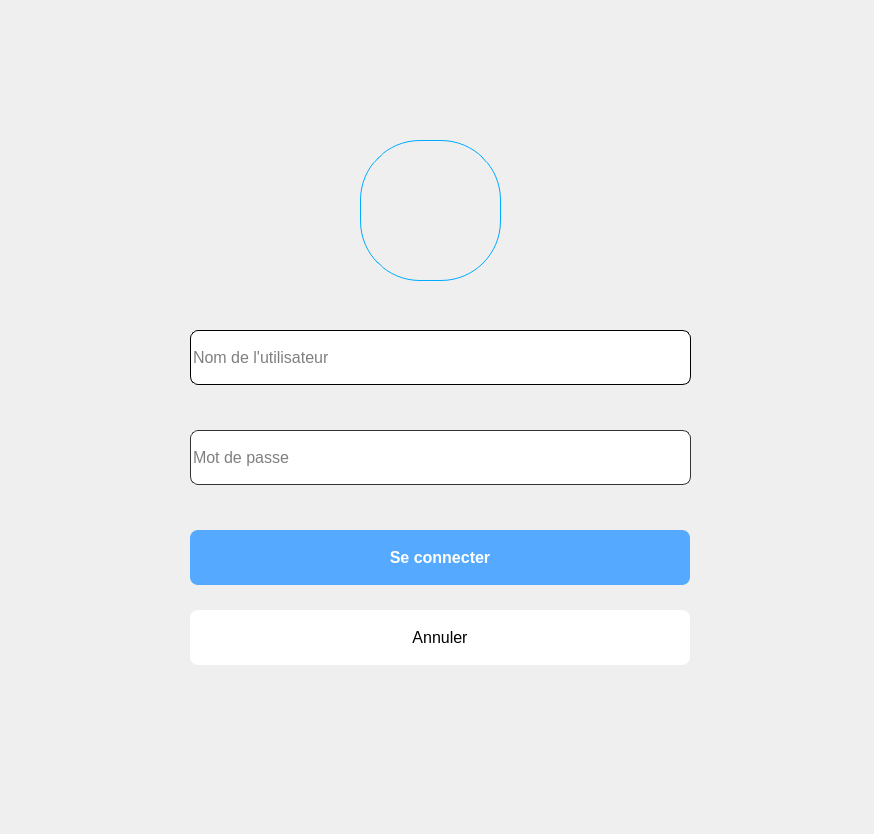
<?xml version="1.0" encoding="UTF-8"?>
<ui version="4.0">
 <class>Dialog</class>
 <widget class="QDialog" name="Dialog">
  <property name="geometry">
   <rect>
    <x>0</x>
    <y>0</y>
    <width>874</width>
    <height>834</height>
   </rect>
  </property>
  <property name="windowTitle">
   <string>Dialog</string>
  </property>
  <widget class="QGroupBox" name="groupBox">
   <property name="geometry">
    <rect>
     <x>110</x>
     <y>100</y>
     <width>671</width>
     <height>591</height>
    </rect>
   </property>
   <property name="styleSheet">
    <string notr="true">border-radius:8px;</string>
   </property>
   <property name="title">
    <string/>
   </property>
   <widget class="QPushButton" name="loginBtn">
    <property name="geometry">
     <rect>
      <x>80</x>
      <y>430</y>
      <width>500</width>
      <height>55</height>
     </rect>
    </property>
    <property name="font">
     <font>
      <pointsize>12</pointsize>
      <weight>75</weight>
      <bold>true</bold>
     </font>
    </property>
    <property name="styleSheet">
     <string notr="true">QPushButton {
	background-color: rgb(85, 170, 255);
	border-radius:8px;
	color: rgb(255, 255, 255);
}
:hover{
	
	color: rgb(0, 0, 0);
	background-color: rgb(0, 85, 255);
}</string>
    </property>
    <property name="text">
     <string>Se connecter</string>
    </property>
   </widget>
   <widget class="QPushButton" name="cancelLoginBtn">
    <property name="geometry">
     <rect>
      <x>80</x>
      <y>510</y>
      <width>500</width>
      <height>55</height>
     </rect>
    </property>
    <property name="font">
     <font>
      <pointsize>12</pointsize>
      <underline>false</underline>
     </font>
    </property>
    <property name="styleSheet">
     <string notr="true">


QPushButton {
	background-color: rgb(255, 255, 255);
	border-radius:8px;
	
	color: rgb(0, 0, 0);
}
:hover{
	
	
	color: rgb(255, 0, 0);
	border:1px solid #ff3122;
	background-color: rgb(255, 255, 255);
}</string>
    </property>
    <property name="text">
     <string>Annuler</string>
    </property>
   </widget>
   <widget class="QLineEdit" name="NameUserEdit">
    <property name="geometry">
     <rect>
      <x>80</x>
      <y>230</y>
      <width>501</width>
      <height>55</height>
     </rect>
    </property>
    <property name="font">
     <font>
      <pointsize>12</pointsize>
     </font>
    </property>
    <property name="styleSheet">
     <string notr="true">
border-radius:8px;
border:1px solid #000000;
color: rgb(0, 0, 0);


</string>
    </property>
    <property name="placeholderText">
     <string>Nom de l'utilisateur</string>
    </property>
   </widget>
   <widget class="QLineEdit" name="PasswordEdit">
    <property name="geometry">
     <rect>
      <x>80</x>
      <y>330</y>
      <width>501</width>
      <height>55</height>
     </rect>
    </property>
    <property name="font">
     <font>
      <pointsize>12</pointsize>
     </font>
    </property>
    <property name="styleSheet">
     <string notr="true">border-radius:8px;
border:1px solid #333333;</string>
    </property>
    <property name="echoMode">
     <enum>QLineEdit::Password</enum>
    </property>
    <property name="placeholderText">
     <string>Mot de passe </string>
    </property>
   </widget>
   <widget class="QLabel" name="label">
    <property name="geometry">
     <rect>
      <x>250</x>
      <y>40</y>
      <width>141</width>
      <height>141</height>
     </rect>
    </property>
    <property name="styleSheet">
     <string notr="true">image: url(:/assets/account_circle_FILL0_wght400_GRAD0_opsz24.svg);
border-radius:60px;
border: 1px solid #00aaff;</string>
    </property>
    <property name="text">
     <string/>
    </property>
   </widget>
  </widget>
 </widget>
 <resources/>
 <connections/>
</ui>
